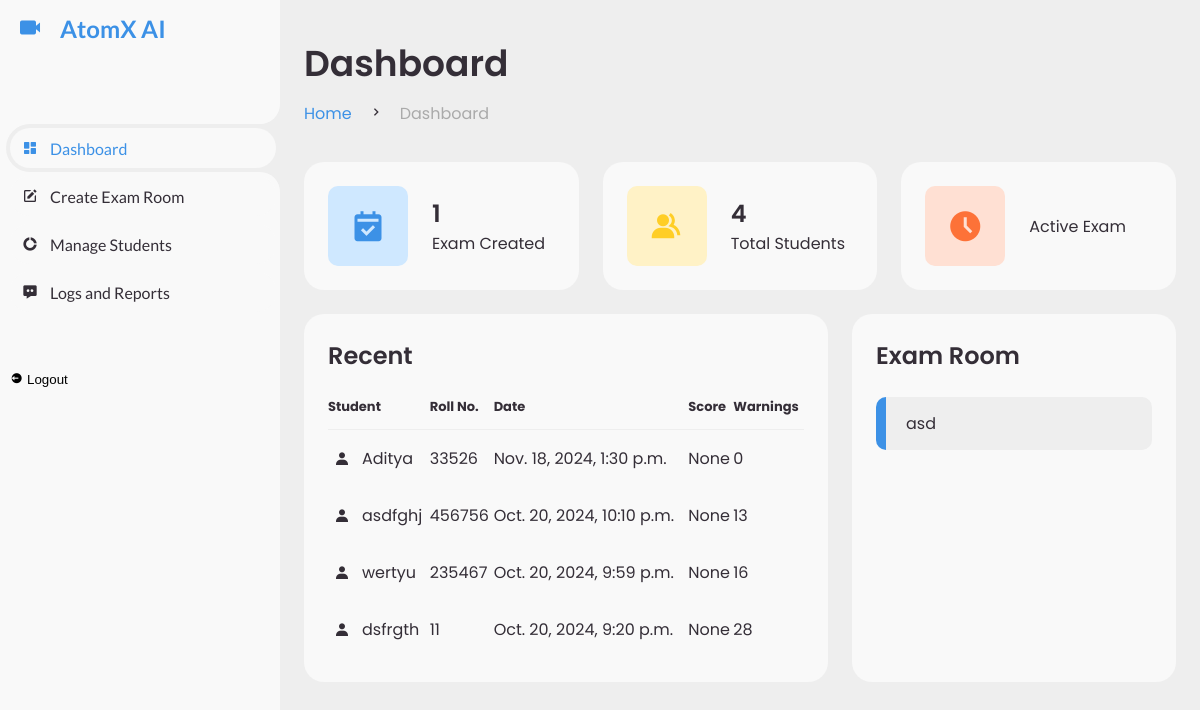
The page /users/ (signed in) on the database its author committed.
### users/models.py (models this page shows, shortened)
class Student(models.Model):
    name = models.CharField(max_length=255)
    roll_number = models.CharField(max_length=100)
    exam_room = models.ForeignKey(ExamRoom, on_delete=models.CASCADE)
    start_time = models.DateTimeField(null=True, blank=True)  # Changed to DateTimeField
    end_time = models.DateTimeField(null=True, blank=True)    # Changed to DateTimeField
    score = models.IntegerField(null=True)
    warnings = models.IntegerField(default=0)  # Number of warnings
    logs = models.JSONField(default=list, blank=True)
    date = models.DateTimeField(default=timezone.now)

class ExamRoom(models.Model):
    name = models.CharField(max_length=255)
    created_by = models.ForeignKey(User, on_delete=models.CASCADE)
    is_active = models.BooleanField(default=False)
    created_at = models.DateTimeField(auto_now_add=True)
    google_form_link = models.URLField(default='https://www.google.com/')
    exam_duration = models.PositiveIntegerField(default=60)
    link_open_duration = models.PositiveIntegerField(default=2)
    unique_code = models.CharField(max_length=10, unique=True, blank=True)

### users/views.py (the view)
# urls.py: path('', views.dashboard, name='dashboard'),
@login_required
def dashboard(request):
    user_exam_rooms = ExamRoom.objects.filter(created_by=request.user)
    total_exam_rooms = user_exam_rooms.count()
    total_students = Student.objects.filter(exam_room__created_by=request.user).count()
    recent_exams = Student.objects.filter(exam_room__created_by=request.user).order_by('-date')[:5]
    active_exam_rooms = user_exam_rooms.filter(is_active=True).count()
    if request.method == 'POST':
        form = ExamRoomForm(request.POST)
        if form.is_valid():
            exam_room = form.save(commit=False)
            exam_room.created_by = request.user
            exam_room.save()
            messages.success(request, f'Exam room created successfully! Room Code: {exam_room.unique_code}')
            return redirect('dashboard')
    else:
        form = ExamRoomForm()
    context = {
        'exam_rooms': user_exam_rooms,
        'total_exam_rooms': total_exam_rooms,
        'total_students': total_students,
        'recent_exams': recent_exams,
        'active_exam_rooms': active_exam_rooms,
        'form': form,
    }
    return render(request, 'dashboard.html', context)

### users/templates/dashboard.html (shortened to what this page needs)
{% load static %}
<!DOCTYPE html>
<html lang="en">
<head>
  <link href="https://unpkg.com/boxicons@2.0.9/css/boxicons.min.css" rel="stylesheet" />
  <link rel="stylesheet" href="{% static 'dashboard.css' %}" />
</head>
<body>
  <section id="sidebar">
    <a href="#" class="brand">
      <i class="bx bxs-video"></i>
      <span class="text">AtomX AI</span>
    </a>
    <ul class="side-menu top">
      <li class="active">
        <a href="#" id="dashboard-link">
          <i class="bx bxs-dashboard"></i>
          <span class="text">Dashboard</span>
        </a>
      </li>
      <li>
        <a href="#" id="create-exam-room-link">
          <i class="bx bxs-edit"></i>
          <span class="text">Create Exam Room</span>
        </a>
      </li>
      <li>
        <a href="#" id="manage-student-link">
          <i class="bx bxs-doughnut-chart"></i>
          <span class="text">Manage Students</span>
        </a>
      </li>
      <li>
        <a href="#" id="log-reports-link">
          <i class="bx bxs-message-dots"></i>
          <span class="text">Logs and Reports</span>
        </a>
      </li>
    </ul>
    <ul class="side-menu">
      <li>
        <form method="POST" style="display: inline" action="{% url 'logout' %}">
          <button type="submit" class="logout" style="background: none; border: none; cursor: pointer">
            <i class="bx bxs-log-out-circle"></i>
            <span class="text">Logout</span>
          </button>
        </form>
      </li>
    </ul>
  </section>
  <section id="content">
    <main id="main-content">
      <div id="dashboard-content">
        <div class="head-title">
          <div class="left">
            <h1>Dashboard</h1>
            <ul class="breadcrumb">
              <li>
                <a class="active" href="{% url 'login_signup_view' %}">Home</a>
              </li>
              <li><i class="bx bx-chevron-right"></i></li>
              <li>
                <a href="#">Dashboard</a>
              </li>
            </ul>
          </div>
        </div>
        <ul class="box-info">
          <li>
            <i class="bx bxs-calendar-check"></i>
            <span class="text">
              <h3>{{ total_exam_rooms }}</h3>
              <p>Exam Created</p>
            </span>
          </li>
          <li>
            <i class="bx bxs-group"></i>
            <span class="text">
              <h3>{{ total_students }}</h3>
              <p>Total Students</p>
            </span>
          </li>
          <li>
            <i class="bx bxs-time-five"></i>
            <span class="text">
              <p>Active Exam</p>
            </span>
          </li>
        </ul>
        <div class="table-data">
          <div class="recent">
            <div class="head">
              <h3>Recent</h3>
            </div>
            <table>
              <thead>
                <tr>
                  <th>Student</th>
                  <th>Roll No.</th>
                  <th>Date</th>
                  <th>Score</th>
                  <th>Warnings</th>
                </tr>
              </thead>
              {% for student in recent_exams %}
              <tr>
                <td><i class="bx bxs-user"></i>
                  <p>{{ student.name }}</p>
                </td>
                <td>{{ student.roll_number }}</td>
                <td>{{ student.date }}</span></td>
                <td>{{ student.score }}</td>
                <td>{{ student.warnings }}</td>
              </tr>
              {% empty %}
              <tr>
                <td colspan="7">No recent students found.</td>
              </tr>
              {% endfor %}
            </table>
          </div>
          <div class="exam">
            <div class="head">
              <h3>Exam Room</h3>
            </div>
            <ul class="exam-list">
              {% for exam_room in exam_rooms %}
              <li class="completed">
                <p>{{ exam_room.name }}</p>
              </li>
              {% empty %}
              <li>No exam rooms created.</li>
              {% endfor %}
            </ul>
          </div>
        </div>
      </div>
          {% load static %}
    </main>
  </section>
</body>
</html>

### rows shown on the page
Student: name "Aditya", roll_number "33526", date "Nov. 18, 2024, 1:30 p.m.", score "None", warnings "0"
Student: name "asdfghj", roll_number "456756", date "Oct. 20, 2024, 10:10 p.m.", score "None", warnings "13"
Student: name "wertyu", roll_number "235467", date "Oct. 20, 2024, 9:59 p.m.", score "None", warnings "16"
Student: name "dsfrgth", roll_number "11", date "Oct. 20, 2024, 9:20 p.m.", score "None", warnings "28"
ExamRoom: name "asd"

### other values the page prints
{{ total_exam_rooms }} "1"
{{ total_students }} "4"
